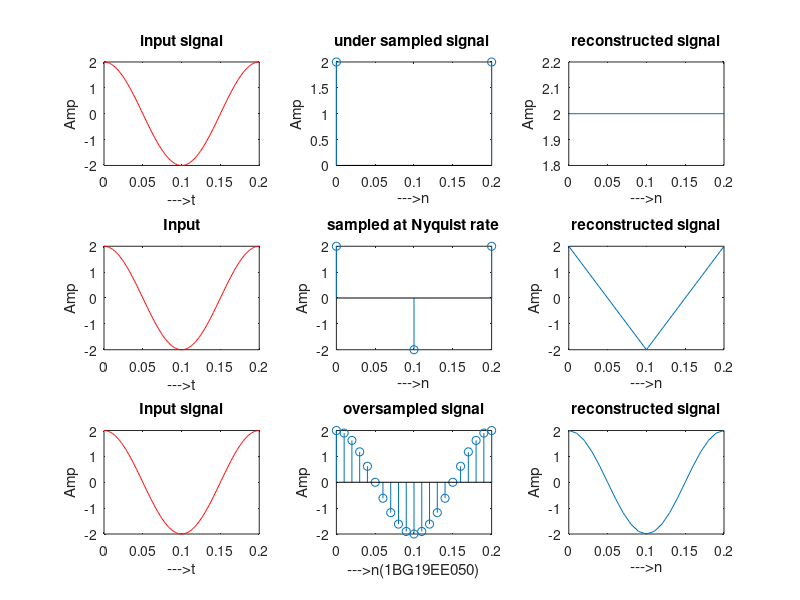
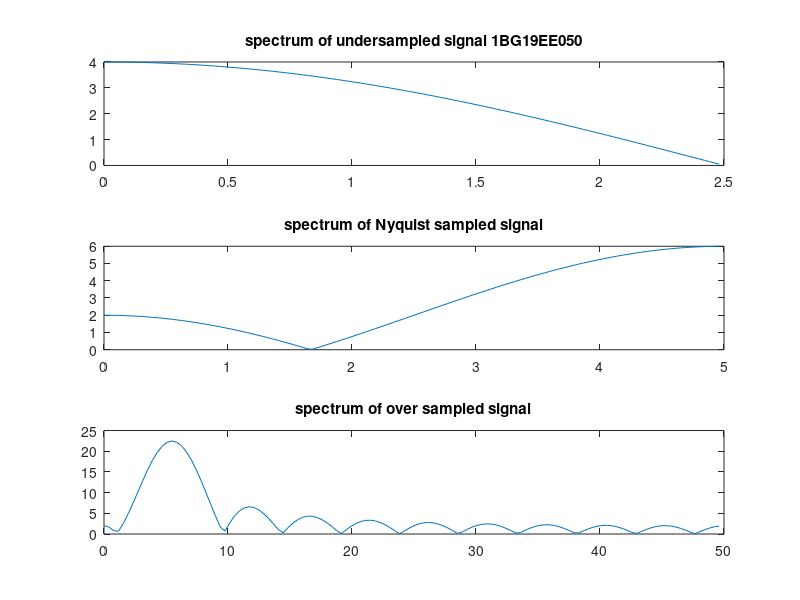

These figures' MATLAB source, in order:
%verification of sampling Theoram
clear;
clc;



t=0:0.001:0.2;
f1=input('Enter the freq-1 in hz:');
f2=input('Enter the freq-2 in Hz:');
x=cos(2*pi*f1*t)+cos(2*pi*f2*t);

fm=max(f1,f2);

%analog signal sampled at fs<<2fm(under sampling)
fs1=1*fm;
n=0:1/fs1:0.2;
x1=cos(2*pi*f1*n)+cos(2*pi*f2*n);
figure(1);
subplot(3,3,1);
plot(t,x,'r')
xlabel('--->t');
ylabel('Amp');
title('input signal');

subplot(3,3,2);
stem(n,x1)
xlabel('--->n');
ylabel('Amp');
title('under sampled signal ');

subplot(3,3,3);
plot(n,x1);
xlabel('--->n');
ylabel('Amp');
title('reconstructed signal');

%analog signal at fs=2fm
fs2=2*fm;
n=0:1/fs2:0.2;
x2=cos(2*pi*f1*n)+cos(2*pi*f2*n);
subplot(3,3,4);
plot(t,x,'r');
xlabel('--->t');
ylabel('Amp');
title('Input');

subplot(3,3,5);
stem(n,x2)
xlabel('--->n');
ylabel('Amp');
title('sampled at Nyquist rate');

subplot(3,3,6);
plot(n,x2)
xlabel('--->n');
ylabel('Amp');
title('reconstructed signal');

%analog signal sampled at fs>>2fm
fs3=20*fm;
n=0:1/fs3:0.2;
x3=cos(2*pi*f1*n)+cos(2*pi*f2*n);
subplot(3,3,7);
plot(t,x,'r')
xlabel('--->t');
ylabel('Amp');
title('Input signal');

subplot(3,3,8);
stem(n,x3)
xlabel('--->n(1BG19EE050)');
ylabel('Amp');
title('oversampled signal');

subplot(3,3,9);
plot(n,x3)
xlabel('--->n');
ylabel('Amp');
title('reconstructed signal');
%Frequency Domain sampling
figure(2)

subplot(3,1,1)
[m,w]=freqz(x1,1,128);
plot(fs1*w/(2*pi),abs(m));
title('spectrum of undersampled signal 1BG19EE050');

subplot(3,1,2);
[m,w]=freqz(x2,1,128);
plot(fs2*w/(2*pi),abs(m));
title('spectrum of Nyquist sampled signal');

subplot(3,1,3);
[m,w]=freqz(x3,1,128);
plot(fs3*w/(2*pi),abs(m));
title('spectrum of over sampled signal');
